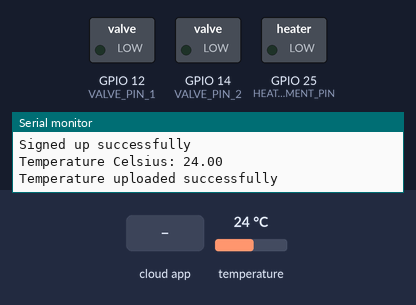
Recording of a sketch running on a simulated ESP32. On the bench: switched loads named in the sketch (green lamp = pin HIGH), the last lines printed to the serial monitor. The inputs (shaded band) are chosen by the test bench; at power-on: temperature 24 °C. WiFi joins after 1.5 s; servers stay silent unless stated; the Firebase database answers and starts empty.

Above: at 2.7 s.
2.8 s: the phone or cloud app sets valveState to 1
At 8.6 s:
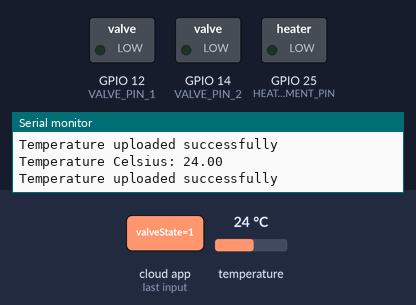
13.4 s: the phone or cloud app sets heatingElementState to 1
At 18.6 s:
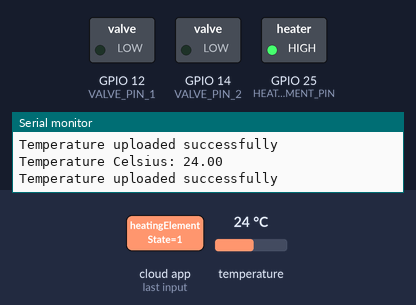
24.0 s: the phone or cloud app sets valveState to 0
At 28.7 s:
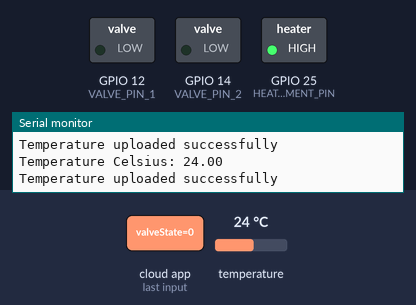
34.2 s: the phone or cloud app sets heatingElementState to 0
At 38.8 s:
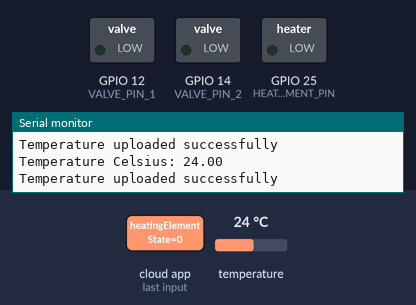
Timing chart, 0 to 44.3 s (numbered marks = the images above; inputs shaded):
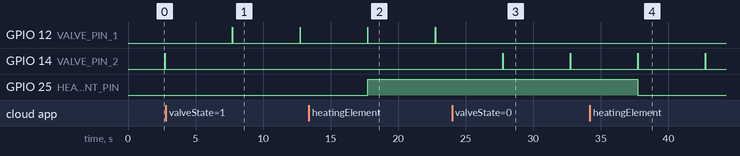

Measured:
- after the input at 2.8 s, GPIO 12 (VALVE_PIN_1): alternates HIGH for 0.03 s and LOW for 5.0 s, starting after 4.9 s; GPIO 14 (VALVE_PIN_2): stops changing and stays LOW
- after the input at 13.4 s, GPIO 25 (HEATING_ELEMENT_PIN): LOW → HIGH after 4.3 s
- after the input at 24.0 s, GPIO 12 (VALVE_PIN_1): stops changing and stays LOW; GPIO 14 (VALVE_PIN_2): alternates HIGH for 0.03 s and LOW for 5.0 s, starting after 3.7 s
- after the input at 34.2 s, GPIO 25 (HEATING_ELEMENT_PIN): HIGH → LOW after 3.5 s

The sketch:

esp32_main.ino
```cpp
#include "WiFiManager.h"
#include "FirebaseManager.h"
#include "TemperatureSensor.h"
#include "DeviceController.h"

unsigned long sendDataPrevMillis = 0; // record the time for the last time sent
String user = "user1"; // the path of database user

void setup() {
    Serial.begin(115200);

    WiFiManager::connect(WIFI_SSID, WIFI_PASSWORD);

    FirebaseManager::init();

    TemperatureSensor::begin();

    DeviceController::begin();
}

void loop() {

    if (millis() - sendDataPrevMillis > 5000 || sendDataPrevMillis == 0) {
        sendDataPrevMillis = millis();

        float temperature = TemperatureSensor::readTemperature();

        FirebaseManager::uploadTemperature(user, temperature);

        bool dbValveState = FirebaseManager::getValveState(user);
        bool dbHeatingElementState = FirebaseManager::getHeatingElementState(user);

        DeviceController::updateStates(dbValveState, dbHeatingElementState);
    }
}
```

DeviceController.cpp
```cpp
#include "DeviceController.h"

void DeviceController::begin() {
    pinMode(VALVE_PIN_1, OUTPUT);
    pinMode(VALVE_PIN_2, OUTPUT);
    pinMode(HEATING_ELEMENT_PIN, OUTPUT);
    digitalWrite(VALVE_PIN_1, LOW);
    digitalWrite(VALVE_PIN_2, LOW);
    digitalWrite(HEATING_ELEMENT_PIN, LOW);
}

void DeviceController::updateStates(bool dbValveState, bool dbHeatingElementState) {

    digitalWrite(HEATING_ELEMENT_PIN, dbHeatingElementState ? HIGH : LOW);

    if (dbValveState) {
        digitalWrite(VALVE_PIN_1, HIGH);
        digitalWrite(VALVE_PIN_2, LOW);
        delay(30);
    } else {
        digitalWrite(VALVE_PIN_1, LOW);
        digitalWrite(VALVE_PIN_2, HIGH);
        delay(30);
    }

    digitalWrite(VALVE_PIN_1, LOW);
    digitalWrite(VALVE_PIN_2, LOW);
}
```

DeviceController.h
```cpp
#ifndef DEVICE_CONTROLLER_H
#define DEVICE_CONTROLLER_H

#include <Arduino.h>

#define VALVE_PIN_1 12
#define VALVE_PIN_2 14
#define HEATING_ELEMENT_PIN 25

class DeviceController {
public:
    static void begin();
    static void updateStates(bool dbValveState, bool dbHeatingElementState);
};

#endif
```

FirebaseManager.cpp
```cpp
#include "FirebaseManager.h"

FirebaseData fbdo;
FirebaseAuth auth;
FirebaseConfig config;
bool signupOK = false;

void FirebaseManager::init() {
    config.api_key = API_KEY;
    config.database_url = DATABASE_URL;

    if (Firebase.signUp(&config, &auth, "", "")) {
        Serial.println("Signed up successfully");
        signupOK = true;
    } else {
        Serial.printf("Signup error: %s\n", config.signer.signupError.message.c_str());
    }

    config.token_status_callback = tokenStatusCallback;
    Firebase.begin(&config, &auth);
    Firebase.reconnectWiFi(true);
}

void FirebaseManager::uploadTemperature(const String& user, float temperature) {
    if (Firebase.ready() && signupOK) {
        if (Firebase.RTDB.setFloat(&fbdo, user + "/temperatureC", temperature)) {
            Serial.println("Temperature uploaded successfully");
        } else {
            Serial.println("Failed to upload temperature: " + fbdo.errorReason());
        }
    }
}

bool FirebaseManager::getValveState(const String& user) {
    if (Firebase.RTDB.getBool(&fbdo, user + "/valveState")) {
        return fbdo.boolData();
    }
    return false;
}

bool FirebaseManager::getHeatingElementState(const String& user) {
    if (Firebase.RTDB.getBool(&fbdo, user + "/heatingElementState")) {
        return fbdo.boolData();
    }
    return false;
}
```

FirebaseManager.h
```cpp
#ifndef FIREBASE_MANAGER_H
#define FIREBASE_MANAGER_H

#include <Arduino.h>
#include <Firebase_ESP_Client.h>
#include "addons/TokenHelper.h"
#include "addons/RTDBHelper.h"

#define API_KEY "AIzaSyCpS6UvXWv6vPGAOWM52QCTT9EHnI8pMMo"
#define DATABASE_URL "https://engineer-design-default-rtdb.europe-west1.firebasedatabase.app/"

class FirebaseManager {
public:
    static void init();
    static void uploadTemperature(const String& user, float temperature);
    static bool getValveState(const String& user);
    static bool getHeatingElementState(const String& user);
};

#endif
```

TemperatureSensor.cpp
```cpp
#include "TemperatureSensor.h"

OneWire oneWire(ONE_WIRE_BUS);
DallasTemperature sensors(&oneWire);

float temp;

void TemperatureSensor::begin() {
    sensors.begin();
}

float TemperatureSensor::readTemperature() {
    sensors.requestTemperatures();
    float tempC = sensors.getTempCByIndex(0);
    temp = (tempC == -127.00) ? -128.00 : tempC;

    if(temp == -128.00) {
      Serial.println("Failed to read from DS18B20 sensor");
    } else {
      Serial.print("Temperature Celsius: ");
      Serial.println(temp);
    }

    return temp;
}
```

TemperatureSensor.h
```cpp
#ifndef TEMPERATURE_SENSOR_H
#define TEMPERATURE_SENSOR_H

#include <Arduino.h>
#include <OneWire.h>
#include <DallasTemperature.h>

#define ONE_WIRE_BUS 4

class TemperatureSensor {
public:
    static void begin();
    static float readTemperature();
};

#endif
```

WiFiManager.cpp
```cpp
#include "WiFiManager.h"

void WiFiManager::connect(const char* ssid, const char* password) {
    WiFi.begin(ssid, password);
    Serial.print("Connecting to Wi-Fi");

    while (WiFi.status() != WL_CONNECTED) {
        Serial.print(".");
        delay(300);
    }

    Serial.println("\nConnected to WiFi");
    Serial.print("IP Address: ");
    Serial.println(WiFi.localIP());
}
```

WiFiManager.h
```cpp
#ifndef WIFI_MANAGER_H
#define WIFI_MANAGER_H

#include <Arduino.h>
#if defined(ESP32)
  #include <WiFi.h>
#elif defined(ESP8266)
  #include <ESP8266WiFi.h>
#endif

// Network credentials
#define WIFI_SSID "TMNL-AEF681"
#define WIFI_PASSWORD "YJQPMV7P3CM7MRXG"

class WiFiManager {
public:
    static void connect(const char* ssid, const char* password);
};

#endif
```
